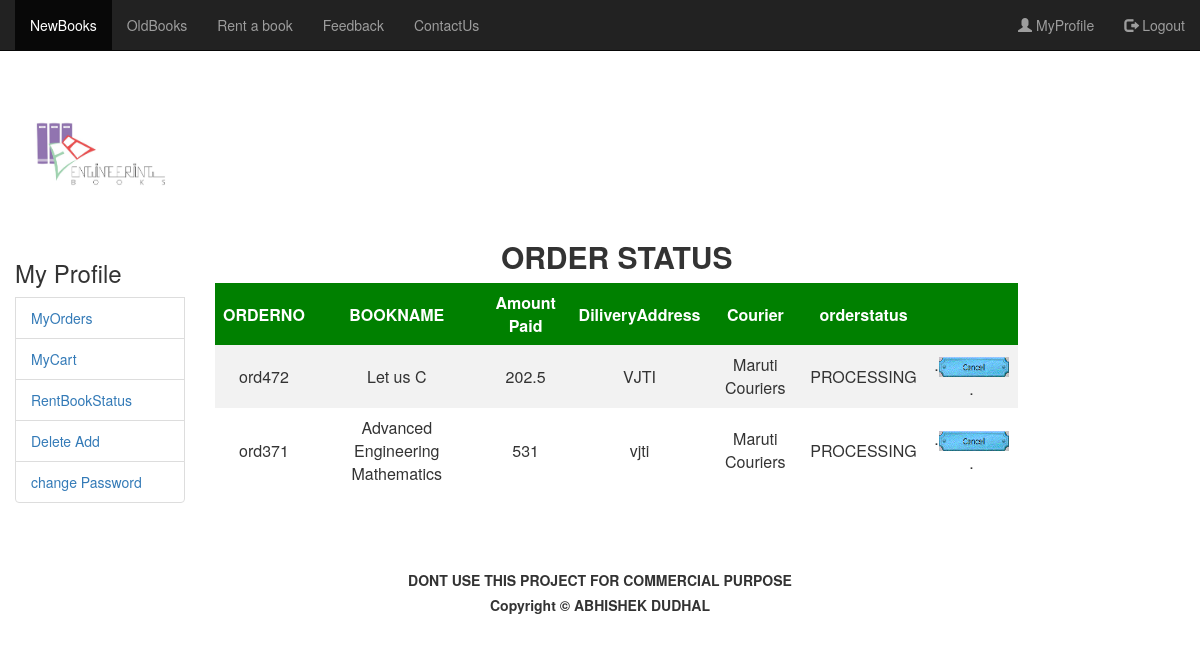
The page /myprof.php (signed in) on the database its author committed.
### tables this page shows
CREATE TABLE IF NOT EXISTS `orders` (
  `user_name` varchar(30) NOT NULL,
  `Address` varchar(300) NOT NULL,
  `MobileNumber` varchar(10) NOT NULL,
  `PaymentMethod` varchar(20) NOT NULL,
  `PaymentStatus` varchar(20) NOT NULL DEFAULT 'Pending',
  `PaymentToken` varchar(20) NOT NULL,
  `OrderStatus` varchar(20) NOT NULL DEFAULT 'PROCESSING',
  `order_no` varchar(30) NOT NULL,
  `city` varchar(30) NOT NULL,
  `courire_id` bigint(10) NOT NULL,
  `BookId` int(10) NOT NULL
);

CREATE TABLE IF NOT EXISTS `nbook` (
`BookId` int(10) NOT NULL,
  `BOOKNAME` varchar(66) DEFAULT NULL,
  `Year` varchar(5) DEFAULT NULL,
  `Branch` varchar(20) DEFAULT NULL,
  `Sem` varchar(1) DEFAULT NULL,
  `Author` varchar(44) DEFAULT NULL,
  `PublicatonHouse` varchar(40) DEFAULT NULL,
  `Price` float DEFAULT NULL,
  `Discount` int(2) DEFAULT NULL,
  `Stock` int(10) NOT NULL DEFAULT '100',
  `soldq` int(10) NOT NULL,
  `BookImage` varchar(1000) NOT NULL DEFAULT 'nbook/na.jpg'
);

CREATE TABLE IF NOT EXISTS `courier` (
`courire_id` bigint(10) NOT NULL,
  `courier_name` varchar(30) NOT NULL,
  `contact` varchar(30) NOT NULL,
  `owner` varchar(30) NOT NULL,
  `city` varchar(30) NOT NULL,
  `email_id` varchar(100) NOT NULL,
  `user_name` varchar(30) NOT NULL
);

### myprof.php (the view, shortened to what this page needs)
<html xmlns="http://www.w3.org/1999/xhtml" xml:lang="cz">
     <head>
	 <link rel="stylesheet" href="http://maxcdn.bootstrapcdn.com/bootstrap/3.3.6/css/bootstrap.min.css">
    </head>
    <body>
		 <nav class="navbar navbar-inverse navbar-fixed-top">
	<div class="container-fluid">
	   <div class="collapse navbar-collapse" id="myNavbar">
	 <ul class="nav navbar-nav">
 <li class="active"><a  href="index.php">NewBooks</a></li>
  <li><a href="oldbook.php">OldBooks</a></li>
  <li><a href="rentbook.php">Rent a book</a></li>
  <li><a href="feedback.php">Feedback</a></li>
  <li><a href="contact.php">ContactUs</a></li>
  </ul>
   <ul class="nav navbar-nav navbar-right">
 <li><a href="login.php"><span class="glyphicon glyphicon-user"></span> MyProfile</a></li>
 <?php
$id=$_SESSION['eid'];
    if($id!="")
   echo"<li><a href='?log=out'><span class='glyphicon glyphicon-log-out'></span> Logout</a></li>";
   ?>
</ul>
</div>
</div>
</nav>
<div class="container-fluid">
<div class="row">
    <div class="col-sm-2"><br/>
	<div align="center">
<img class="a" src="logo.jpg" width="100%" >
</div>
<br/>
<div class="bscroll">
 <div>
<h3>My Profile</h3>
<li class="list-group-item"><a  href="myprof.php">MyOrders</a></li>
<li class="list-group-item"><a  href="myprof.php?itemno=1">MyCart</a></li>
<li class="list-group-item"><a href="myprof.php?itemno=2">RentBookStatus</a></li>
<li class="list-group-item"><a  href="myprof.php?itemno=3">Delete Add</a></li>
<li class="list-group-item"><a  href="myprof.php?itemno=4">change Password</a></li>
</div>
  </div>
  </div>
  <br/>
 <div class="ascroll">
	 <div class="col-sm-10">
	 <br/>
	 <br/>
<br/>
<br/>
<br/>
<div align:center>
<br/>
      <?php
$id=$_SESSION['eid'];
$itemno=$_REQUEST['itemno'];
 require "connect.php";
	if($itemno=="")
	{
 $sql="select * from orders where user_name='$id'";
    $row=$conn->query($sql);
	echo"<h2 align='center'><strong>ORDER STATUS</strong></h2>";
	if($row->fetch_assoc()>0)
	{
	$sql="select * from orders where user_name='$id'";
    $row = $conn->query($sql);
    echo "<table align='center'><tr> <th>ORDERNO</th><th>BOOKNAME</th><th>Amount Paid</th><th>DiliveryAddress</th><th>Courier</th><th>orderstatus</th><th></th></tr>";
        while($arr = $row->fetch_assoc())
        {
               $on=$arr['order_no'];
			   $ad=$arr['Address'];
			   $bi=$arr['BookId'];
			   $ci=$arr['courire_id'];
			   $os=$arr['OrderStatus'];
			   $sel="select * from nbook where BookID='$bi'";
			   $rowb = $conn->query($sel);
			   if($arb = $rowb->fetch_assoc())
               {
				 $bn=$arb['BOOKNAME'];
				 $ammount=$arb['Price'];
				 $Dis=$arb['Discount'];
				 $ap=$ammount-($ammount*$Dis)/100;
			   }
               $scl="select * from courier where courire_id='$ci'";
			   $rowc = $conn->query($scl);
			   if($arc = $rowc->fetch_assoc())
               {
				 $cnb=$arc['courier_name'];
			   }
       echo "<tr><td>" .$on."</td><td>" . $bn."</td><td>" .$ap."</td><td>".$ad."</td><td>".$cnb."</td><td>".$os."</td> <td>.<a href='cancel.php?itemno=$on'><img src='images/cancel.gif' width='70' height='20'/>
	   </a>.</td></tr>";
        }
          echo "</table>";
	}
	else
	{
		echo"<h2 align='center'><strong>NO ORDER YET</strong></h2>";
	}
	}
   ?>
</div>
</div>
</div>
	 </div>
<br/>
<br/>
<br/>
<div id="Bottom" align='center'>
<h5 class="down" align='center'><b>DONT USE THIS PROJECT FOR COMMERCIAL PURPOSE</b></h5>
<h5 class="down" align='center'><b>Copyright &copy; ABHISHEK DUDHAL</b></h5>
</div>
    </body>
    </html>

### myprof.php (style rules this page uses)
table { border-collapse: collapse; width: 100%; align:center; }
th, td { text-align: center; padding: 8px; }
tr:nth-child(even) { background-color: #f2f2f2 }
th { background-color:Green; color: white; }
body { background-image: url("back.jpg"); background-position:0px 0px; background-size: cover; background-repeat: repeat; }
.a { opacity: 0.7; filter: alpha(opacity=50); }
.ascroll { max-height:605px; overflow-y:scroll; }
.bscroll { max-height:600px; overflow-y:scroll; }

### rows shown on the page
orders: order_no "ord472", nbook.BOOKNAME "Let us C", nbook.Price+Discount "202.5", Address "VJTI", courire.courier_name "Maruti Couriers", OrderStatus "PROCESSING"
orders: order_no "ord371", nbook.BOOKNAME "Advanced Engineering Mathematics", nbook.Price+Discount "531", Address "vjti", courire.courier_name "Maruti Couriers", OrderStatus "PROCESSING"
